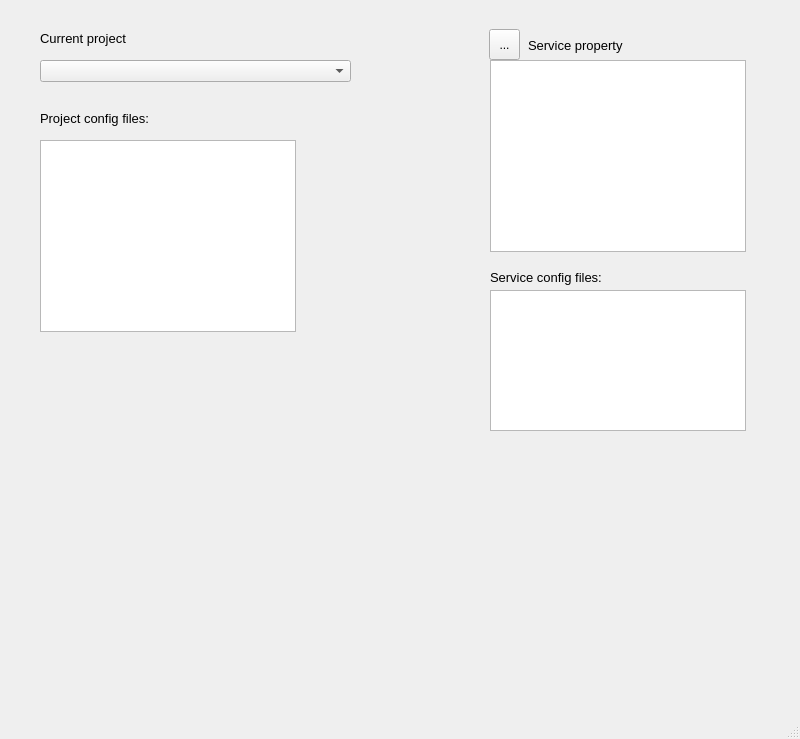
<?xml version="1.0" encoding="UTF-8"?>
<ui version="4.0">
 <class>MainWindow</class>
 <widget class="QMainWindow" name="MainWindow">
  <property name="geometry">
   <rect>
    <x>0</x>
    <y>0</y>
    <width>800</width>
    <height>739</height>
   </rect>
  </property>
  <property name="windowTitle">
   <string>SUR.NET Settings tools</string>
  </property>
  <property name="toolTip">
   <string>&lt;html&gt;&lt;head/&gt;&lt;body&gt;&lt;p&gt;Open services windows&lt;/p&gt;&lt;/body&gt;&lt;/html&gt;</string>
  </property>
  <property name="autoFillBackground">
   <bool>false</bool>
  </property>
  <property name="iconSize">
   <size>
    <width>30</width>
    <height>30</height>
   </size>
  </property>
  <property name="animated">
   <bool>true</bool>
  </property>
  <widget class="QWidget" name="centralwidget">
   <widget class="QListView" name="listView_ServiceProperty">
    <property name="geometry">
     <rect>
      <x>490</x>
      <y>60</y>
      <width>256</width>
      <height>192</height>
     </rect>
    </property>
   </widget>
   <widget class="QLabel" name="label_1">
    <property name="geometry">
     <rect>
      <x>528</x>
      <y>37</y>
      <width>131</width>
      <height>16</height>
     </rect>
    </property>
    <property name="font">
     <font>
      <pointsize>10</pointsize>
     </font>
    </property>
    <property name="text">
     <string>Service property</string>
    </property>
   </widget>
   <widget class="QToolButton" name="toolButton_OsServices">
    <property name="geometry">
     <rect>
      <x>489</x>
      <y>29</y>
      <width>31</width>
      <height>31</height>
     </rect>
    </property>
    <property name="toolTip">
     <string>Open services window</string>
    </property>
    <property name="text">
     <string>...</string>
    </property>
    <property name="icon">
     <iconset>
      <normaloff>../../Pictures/icons8-services.gif</normaloff>../../Pictures/icons8-services.gif</iconset>
    </property>
    <property name="iconSize">
     <size>
      <width>25</width>
      <height>25</height>
     </size>
    </property>
   </widget>
   <widget class="QComboBox" name="comboBox">
    <property name="geometry">
     <rect>
      <x>40</x>
      <y>60</y>
      <width>311</width>
      <height>22</height>
     </rect>
    </property>
   </widget>
   <widget class="QLabel" name="label_2">
    <property name="geometry">
     <rect>
      <x>40</x>
      <y>30</y>
      <width>131</width>
      <height>16</height>
     </rect>
    </property>
    <property name="font">
     <font>
      <pointsize>10</pointsize>
     </font>
    </property>
    <property name="text">
     <string>Current project </string>
    </property>
   </widget>
   <widget class="QLabel" name="label_3">
    <property name="geometry">
     <rect>
      <x>40</x>
      <y>110</y>
      <width>131</width>
      <height>16</height>
     </rect>
    </property>
    <property name="font">
     <font>
      <pointsize>10</pointsize>
     </font>
    </property>
    <property name="text">
     <string>Project config files:</string>
    </property>
   </widget>
   <widget class="QListView" name="listView_ConfigFiles">
    <property name="geometry">
     <rect>
      <x>40</x>
      <y>140</y>
      <width>256</width>
      <height>192</height>
     </rect>
    </property>
   </widget>
   <widget class="QLabel" name="label_4">
    <property name="geometry">
     <rect>
      <x>490</x>
      <y>269</y>
      <width>131</width>
      <height>16</height>
     </rect>
    </property>
    <property name="font">
     <font>
      <pointsize>10</pointsize>
     </font>
    </property>
    <property name="text">
     <string>Service config files:</string>
    </property>
   </widget>
   <widget class="QListView" name="listView_ConfigFiles_2">
    <property name="geometry">
     <rect>
      <x>490</x>
      <y>290</y>
      <width>256</width>
      <height>141</height>
     </rect>
    </property>
   </widget>
  </widget>
  <widget class="QMenuBar" name="menubar">
   <property name="geometry">
    <rect>
     <x>0</x>
     <y>0</y>
     <width>800</width>
     <height>21</height>
    </rect>
   </property>
  </widget>
  <widget class="QStatusBar" name="statusbar"/>
 </widget>
 <resources/>
 <connections/>
</ui>
